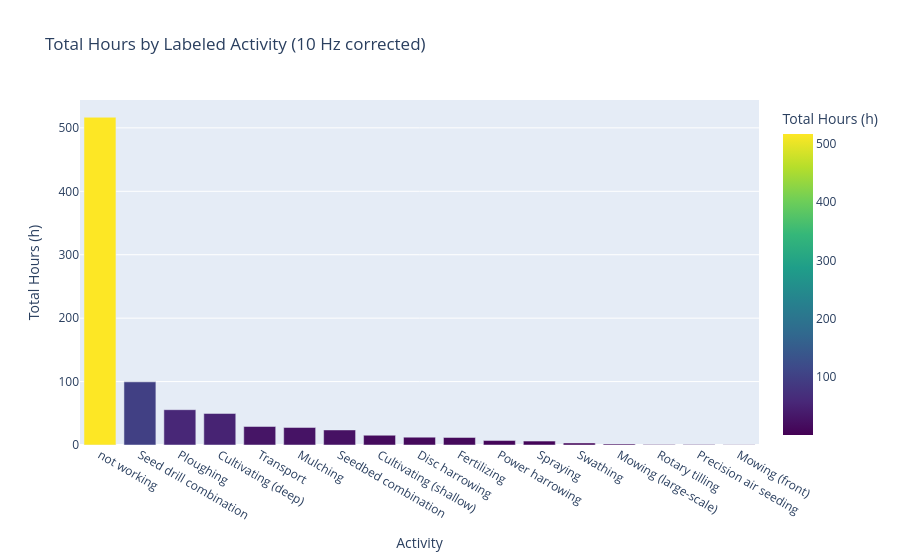
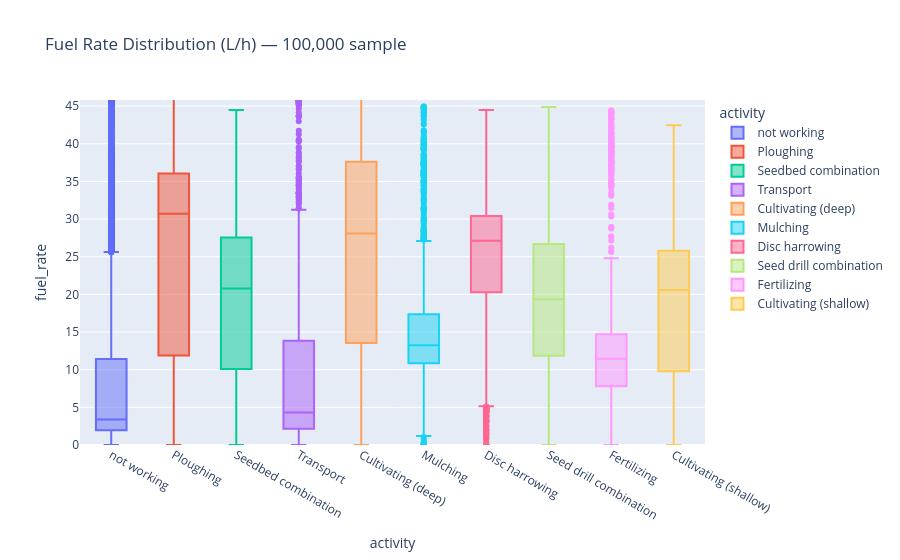
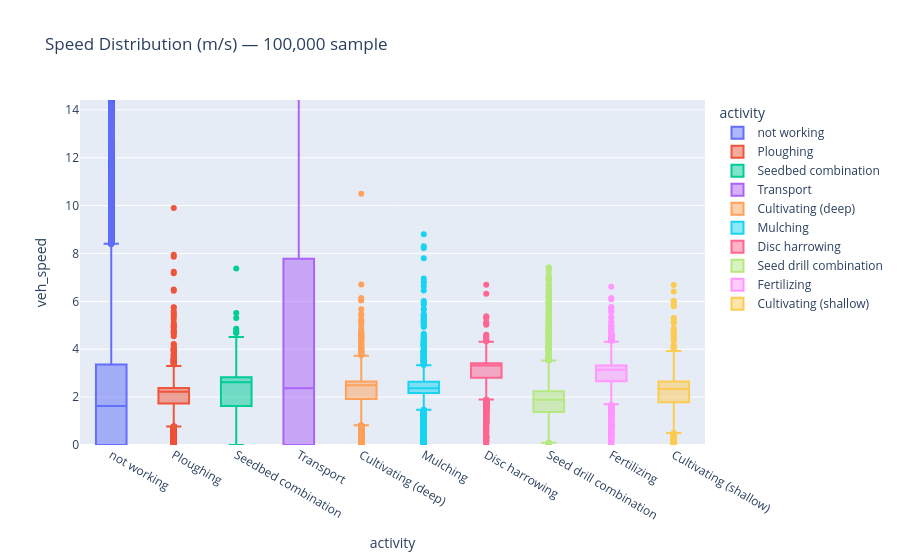

The notebook cell saved with these charts, in order:
### Code cell
# --- CELL 8.1: Exploratory Data Analysis (EDA) ---

if 'full_df' not in locals():
    print("Warning: Run previous cells to load full_df.")

import plotly.express as px

print("\n--- EXPLORATORY DATA ANALYSIS (EDA) ---\n")

# Sampling rate: 10 Hz (0.1s intervals)
POINTS_PER_SECOND = 10
POINTS_PER_HOUR = 3600 * POINTS_PER_SECOND

print(f"Sampling rate: {POINTS_PER_SECOND} Hz")
print(f"Points-to-hours divisor: {POINTS_PER_HOUR}\n")

# === 1. Fleet Summary (operating hours) ===
print("## 1. Fleet Summary (Operating Hours)\n")

df_fleet = full_df['tractor'].value_counts().reset_index()
df_fleet.columns = ['Tractor', 'Total Datapoints']
df_fleet['Total Hours (h)'] = df_fleet['Total Datapoints'] / POINTS_PER_HOUR
df_fleet['Share (%)'] = (df_fleet['Total Hours (h)'] / df_fleet['Total Hours (h)'].sum()) * 100

df_fleet_print = df_fleet.copy()
df_fleet_print['Total Hours (h)'] = df_fleet_print['Total Hours (h)'].map('{:,.1f}'.format)
df_fleet_print['Share (%)'] = df_fleet_print['Share (%)'].round(2)

print(df_fleet_print[['Tractor', 'Total Hours (h)', 'Share (%)']].to_string(index=False))
print(f"\nTotal fleet hours: {df_fleet['Total Hours (h)'].sum():,.1f} h")
print("\n" + "=" * 80 + "\n")

# === 2. Activity Distribution (hours) ===
print("## 2. Activity Distribution (Labeled Hours)\n")

df_activity = full_df['activity'].value_counts().reset_index()
df_activity.columns = ['Activity', 'Total Datapoints']
df_activity['Total Hours (h)'] = df_activity['Total Datapoints'] / POINTS_PER_HOUR
df_activity['Share (%)'] = (df_activity['Total Hours (h)'] / df_activity['Total Hours (h)'].sum()) * 100

df_act_print = df_activity.copy()
df_act_print['Total Hours (h)'] = df_act_print['Total Hours (h)'].map('{:,.1f}'.format)
df_act_print['Share (%)'] = df_act_print['Share (%)'].round(2)

print(df_act_print[['Activity', 'Total Hours (h)', 'Share (%)']].to_string(index=False))

fig_act = px.bar(df_activity,
                 x='Activity', y='Total Hours (h)',
                 title='Total Hours by Labeled Activity (10 Hz corrected)',
                 color='Total Hours (h)',
                 color_continuous_scale=px.colors.sequential.Viridis)
fig_act.show()
print("\n" + "=" * 80 + "\n")

# === 3 & 4. Boxplots (sampled for performance) ===
print("## Preparing sample for boxplots...")
SAMPLE_SIZE = 100_000

if len(full_df) > SAMPLE_SIZE:
    df_sample = full_df.sample(n=SAMPLE_SIZE, random_state=42).copy()
else:
    df_sample = full_df.copy()

df_sample['fuel_rate'] = pd.to_numeric(df_sample['fuel_rate'], errors='coerce')
df_sample['veh_speed'] = pd.to_numeric(df_sample['veh_speed'], errors='coerce')

top_10_activities = df_activity['Activity'].head(10).tolist()
df_viz = df_sample[df_sample['activity'].isin(top_10_activities)]
print("Sample ready.\n")

# 3. Fuel rate by activity
print("## 3. Fuel Rate by Activity\n")
fig_box = px.box(df_viz, x='activity', y='fuel_rate', color='activity',
                 title=f'Fuel Rate Distribution (L/h) — {SAMPLE_SIZE:,} sample',
                 points="outliers")
fig_box.update_yaxes(range=[0, df_viz['fuel_rate'].quantile(0.995)])
fig_box.show()
print("\n" + "=" * 80 + "\n")

# 4. Speed by activity
print("## 4. Vehicle Speed by Activity\n")
fig_speed = px.box(df_viz, x='activity', y='veh_speed', color='activity',
                   title=f'Speed Distribution (m/s) — {SAMPLE_SIZE:,} sample',
                   points="outliers")
fig_speed.update_yaxes(range=[0, df_viz['veh_speed'].quantile(0.995)])
fig_speed.show()

### Figure 1 — Plotly figure (JSON) as saved in the notebook; plotly's stock layout.template omitted (floating-point values rounded to 4 significant figures)
{"data": [{"hovertemplate": "Activity=%{x}<br>Total Hours (h)=%{marker.color}<extra></extra>", "legendgroup": "", "marker": {"color": [516.7, 99.56, 55.68, 49.76, 29.2, 27.66, 23.75, 15.39, 12.35, 11.9, 7.019, 6.155, 3.169, 1.635, 0.8646, 0.7469, 0.475], "coloraxis": "coloraxis", "pattern": {"shape": ""}}, "name": "", "orientation": "v", "showlegend": false, "textposition": "auto", "type": "bar", "x": ["not working", "Seed drill combination", "Ploughing", "Cultivating (deep)", "Transport", "Mulching", "Seedbed combination", "Cultivating (shallow)", "Disc harrowing", "Fertilizing", "Power harrowing", "Spraying", "Swathing", "Mowing (large-scale)", "Rotary tilling", "Precision air seeding", "Mowing (front)"], "xaxis": "x", "y": [516.7, 99.56, 55.68, 49.76, 29.2, 27.66, 23.75, 15.39, 12.35, 11.9, 7.019, 6.155, 3.169, 1.635, 0.8646, 0.7469, 0.475], "yaxis": "y"}], "layout": {"barmode": "relative", "coloraxis": {"colorbar": {"title": {"text": "Total Hours (h)"}}, "colorscale": [[0, "#440154"], [0.1111, "#482878"], [0.2222, "#3e4989"], [0.3333, "#31688e"], [0.4444, "#26828e"], [0.5556, "#1f9e89"], [0.6667, "#35b779"], [0.7778, "#6ece58"], [0.8889, "#b5de2b"], [1, "#fde725"]]}, "legend": {"tracegroupgap": 0}, "title": {"text": "Total Hours by Labeled Activity (10 Hz corrected)"}, "xaxis": {"anchor": "y", "domain": [0, 1], "title": {"text": "Activity"}}, "yaxis": {"anchor": "x", "domain": [0, 1], "title": {"text": "Total Hours (h)"}}}}

### Figure 2 — Plotly figure (JSON) as saved in the notebook; plotly's stock layout.template omitted (floating-point values rounded to 4 significant figures; data arrays with more than 128 entries replaced by an {"elided": "..."} marker saying what was removed)
{"data": [{"alignmentgroup": "True", "boxpoints": "outliers", "hovertemplate": "activity=%{x}<br>fuel_rate=%{y}<extra></extra>", "legendgroup": "not working", "marker": {"color": "#636efa"}, "name": "not working", "notched": false, "offsetgroup": "not working", "orientation": "v", "showlegend": true, "type": "box", "x": {"elided": "59908 str values"}, "x0": " ", "xaxis": "x", "y": {"elided": "59908 float values"}, "y0": " ", "yaxis": "y"}, {"alignmentgroup": "True", "boxpoints": "outliers", "hovertemplate": "activity=%{x}<br>fuel_rate=%{y}<extra></extra>", "legendgroup": "Ploughing", "marker": {"color": "#EF553B"}, "name": "Ploughing", "notched": false, "offsetgroup": "Ploughing", "orientation": "v", "showlegend": true, "type": "box", "x": {"elided": "6482 str values"}, "x0": " ", "xaxis": "x", "y": {"elided": "6482 float values"}, "y0": " ", "yaxis": "y"}, {"alignmentgroup": "True", "boxpoints": "outliers", "hovertemplate": "activity=%{x}<br>fuel_rate=%{y}<extra></extra>", "legendgroup": "Seedbed combination", "marker": {"color": "#00cc96"}, "name": "Seedbed combination", "notched": false, "offsetgroup": "Seedbed combination", "orientation": "v", "showlegend": true, "type": "box", "x": {"elided": "2752 str values"}, "x0": " ", "xaxis": "x", "y": {"elided": "2752 float values"}, "y0": " ", "yaxis": "y"}, {"alignmentgroup": "True", "boxpoints": "outliers", "hovertemplate": "activity=%{x}<br>fuel_rate=%{y}<extra></extra>", "legendgroup": "Transport", "marker": {"color": "#ab63fa"}, "name": "Transport", "notched": false, "offsetgroup": "Transport", "orientation": "v", "showlegend": true, "type": "box", "x": {"elided": "3490 str values"}, "x0": " ", "xaxis": "x", "y": {"elided": "3490 float values"}, "y0": " ", "yaxis": "y"}, {"alignmentgroup": "True", "boxpoints": "outliers", "hovertemplate": "activity=%{x}<br>fuel_rate=%{y}<extra></extra>", "legendgroup": "Cultivating (deep)", "marker": {"color": "#FFA15A"}, "name": "Cultivating (deep)", "notched": false, "offsetgroup": "Cultivating (deep)", "orientation": "v", "showlegend": true, "type": "box", "x": {"elided": "5792 str values"}, "x0": " ", "xaxis": "x", "y": {"elided": "5792 float values"}, "y0": " ", "yaxis": "y"}, {"alignmentgroup": "True", "boxpoints": "outliers", "hovertemplate": "activity=%{x}<br>fuel_rate=%{y}<extra></extra>", "legendgroup": "Mulching", "marker": {"color": "#19d3f3"}, "name": "Mulching", "notched": false, "offsetgroup": "Mulching", "orientation": "v", "showlegend": true, "type": "box", "x": {"elided": "3177 str values"}, "x0": " ", "xaxis": "x", "y": {"elided": "3177 float values"}, "y0": " ", "yaxis": "y"}, {"alignmentgroup": "True", "boxpoints": "outliers", "hovertemplate": "activity=%{x}<br>fuel_rate=%{y}<extra></extra>", "legendgroup": "Disc harrowing", "marker": {"color": "#FF6692"}, "name": "Disc harrowing", "notched": false, "offsetgroup": "Disc harrowing", "orientation": "v", "showlegend": true, "type": "box", "x": {"elided": "1430 str values"}, "x0": " ", "xaxis": "x", "y": {"elided": "1430 float values"}, "y0": " ", "yaxis": "y"}, {"alignmentgroup": "True", "boxpoints": "outliers", "hovertemplate": "activity=%{x}<br>fuel_rate=%{y}<extra></extra>", "legendgroup": "Seed drill combination", "marker": {"color": "#B6E880"}, "name": "Seed drill combination", "notched": false, "offsetgroup": "Seed drill combination", "orientation": "v", "showlegend": true, "type": "box", "x": {"elided": "11461 str values"}, "x0": " ", "xaxis": "x", "y": {"elided": "11461 float values"}, "y0": " ", "yaxis": "y"}, {"alignmentgroup": "True", "boxpoints": "outliers", "hovertemplate": "activity=%{x}<br>fuel_rate=%{y}<extra></extra>", "legendgroup": "Fertilizing", "marker": {"color": "#FF97FF"}, "name": "Fertilizing", "notched": false, "offsetgroup": "Fertilizing", "orientation": "v", "showlegend": true, "type": "box", "x": {"elided": "1431 str values"}, "x0": " ", "xaxis": "x", "y": {"elided": "1431 float values"}, "y0": " ", "yaxis": "y"}, {"alignmentgroup": "True", "boxpoints": "outliers", "hovertemplate": "activity=%{x}<br>fuel_rate=%{y}<extra></extra>", "legendgroup": "Cultivating (shallow)", "marker": {"color": "#FECB52"}, "name": "Cultivating (shallow)", "notched": false, "offsetgroup": "Cultivating (shallow)", "orientation": "v", "showlegend": true, "type": "box", "x": {"elided": "1765 str values"}, "x0": " ", "xaxis": "x", "y": {"elided": "1765 float values"}, "y0": " ", "yaxis": "y"}], "layout": {"boxmode": "overlay", "legend": {"title": {"text": "activity"}, "tracegroupgap": 0}, "title": {"text": "Fuel Rate Distribution (L/h) — 100,000 sample"}, "xaxis": {"anchor": "y", "categoryarray": ["not working", "Ploughing", "Seedbed combination", "Transport", "Cultivating (deep)", "Mulching", "Disc harrowing", "Seed drill combination", "Fertilizing", "Cultivating (shallow)"], "categoryorder": "array", "domain": [0, 1], "title": {"text": "activity"}}, "yaxis": {"anchor": "x", "domain": [0, 1], "range": [0, 45.82], "title": {"text": "fuel_rate"}}}}

### Figure 3 — Plotly figure (JSON) as saved in the notebook; plotly's stock layout.template omitted (floating-point values rounded to 4 significant figures; data arrays with more than 128 entries replaced by an {"elided": "..."} marker saying what was removed)
{"data": [{"alignmentgroup": "True", "boxpoints": "outliers", "hovertemplate": "activity=%{x}<br>veh_speed=%{y}<extra></extra>", "legendgroup": "not working", "marker": {"color": "#636efa"}, "name": "not working", "notched": false, "offsetgroup": "not working", "orientation": "v", "showlegend": true, "type": "box", "x": {"elided": "59908 str values"}, "x0": " ", "xaxis": "x", "y": {"elided": "59908 float values"}, "y0": " ", "yaxis": "y"}, {"alignmentgroup": "True", "boxpoints": "outliers", "hovertemplate": "activity=%{x}<br>veh_speed=%{y}<extra></extra>", "legendgroup": "Ploughing", "marker": {"color": "#EF553B"}, "name": "Ploughing", "notched": false, "offsetgroup": "Ploughing", "orientation": "v", "showlegend": true, "type": "box", "x": {"elided": "6482 str values"}, "x0": " ", "xaxis": "x", "y": {"elided": "6482 float values"}, "y0": " ", "yaxis": "y"}, {"alignmentgroup": "True", "boxpoints": "outliers", "hovertemplate": "activity=%{x}<br>veh_speed=%{y}<extra></extra>", "legendgroup": "Seedbed combination", "marker": {"color": "#00cc96"}, "name": "Seedbed combination", "notched": false, "offsetgroup": "Seedbed combination", "orientation": "v", "showlegend": true, "type": "box", "x": {"elided": "2752 str values"}, "x0": " ", "xaxis": "x", "y": {"elided": "2752 float values"}, "y0": " ", "yaxis": "y"}, {"alignmentgroup": "True", "boxpoints": "outliers", "hovertemplate": "activity=%{x}<br>veh_speed=%{y}<extra></extra>", "legendgroup": "Transport", "marker": {"color": "#ab63fa"}, "name": "Transport", "notched": false, "offsetgroup": "Transport", "orientation": "v", "showlegend": true, "type": "box", "x": {"elided": "3490 str values"}, "x0": " ", "xaxis": "x", "y": {"elided": "3490 float values"}, "y0": " ", "yaxis": "y"}, {"alignmentgroup": "True", "boxpoints": "outliers", "hovertemplate": "activity=%{x}<br>veh_speed=%{y}<extra></extra>", "legendgroup": "Cultivating (deep)", "marker": {"color": "#FFA15A"}, "name": "Cultivating (deep)", "notched": false, "offsetgroup": "Cultivating (deep)", "orientation": "v", "showlegend": true, "type": "box", "x": {"elided": "5792 str values"}, "x0": " ", "xaxis": "x", "y": {"elided": "5792 float values"}, "y0": " ", "yaxis": "y"}, {"alignmentgroup": "True", "boxpoints": "outliers", "hovertemplate": "activity=%{x}<br>veh_speed=%{y}<extra></extra>", "legendgroup": "Mulching", "marker": {"color": "#19d3f3"}, "name": "Mulching", "notched": false, "offsetgroup": "Mulching", "orientation": "v", "showlegend": true, "type": "box", "x": {"elided": "3177 str values"}, "x0": " ", "xaxis": "x", "y": {"elided": "3177 float values"}, "y0": " ", "yaxis": "y"}, {"alignmentgroup": "True", "boxpoints": "outliers", "hovertemplate": "activity=%{x}<br>veh_speed=%{y}<extra></extra>", "legendgroup": "Disc harrowing", "marker": {"color": "#FF6692"}, "name": "Disc harrowing", "notched": false, "offsetgroup": "Disc harrowing", "orientation": "v", "showlegend": true, "type": "box", "x": {"elided": "1430 str values"}, "x0": " ", "xaxis": "x", "y": {"elided": "1430 float values"}, "y0": " ", "yaxis": "y"}, {"alignmentgroup": "True", "boxpoints": "outliers", "hovertemplate": "activity=%{x}<br>veh_speed=%{y}<extra></extra>", "legendgroup": "Seed drill combination", "marker": {"color": "#B6E880"}, "name": "Seed drill combination", "notched": false, "offsetgroup": "Seed drill combination", "orientation": "v", "showlegend": true, "type": "box", "x": {"elided": "11461 str values"}, "x0": " ", "xaxis": "x", "y": {"elided": "11461 float values"}, "y0": " ", "yaxis": "y"}, {"alignmentgroup": "True", "boxpoints": "outliers", "hovertemplate": "activity=%{x}<br>veh_speed=%{y}<extra></extra>", "legendgroup": "Fertilizing", "marker": {"color": "#FF97FF"}, "name": "Fertilizing", "notched": false, "offsetgroup": "Fertilizing", "orientation": "v", "showlegend": true, "type": "box", "x": {"elided": "1431 str values"}, "x0": " ", "xaxis": "x", "y": {"elided": "1431 float values"}, "y0": " ", "yaxis": "y"}, {"alignmentgroup": "True", "boxpoints": "outliers", "hovertemplate": "activity=%{x}<br>veh_speed=%{y}<extra></extra>", "legendgroup": "Cultivating (shallow)", "marker": {"color": "#FECB52"}, "name": "Cultivating (shallow)", "notched": false, "offsetgroup": "Cultivating (shallow)", "orientation": "v", "showlegend": true, "type": "box", "x": {"elided": "1765 str values"}, "x0": " ", "xaxis": "x", "y": {"elided": "1765 float values"}, "y0": " ", "yaxis": "y"}], "layout": {"boxmode": "overlay", "legend": {"title": {"text": "activity"}, "tracegroupgap": 0}, "title": {"text": "Speed Distribution (m/s) — 100,000 sample"}, "xaxis": {"anchor": "y", "categoryarray": ["not working", "Ploughing", "Seedbed combination", "Transport", "Cultivating (deep)", "Mulching", "Disc harrowing", "Seed drill combination", "Fertilizing", "Cultivating (shallow)"], "categoryorder": "array", "domain": [0, 1], "title": {"text": "activity"}}, "yaxis": {"anchor": "x", "domain": [0, 1], "range": [0, 14.41], "title": {"text": "veh_speed"}}}}
